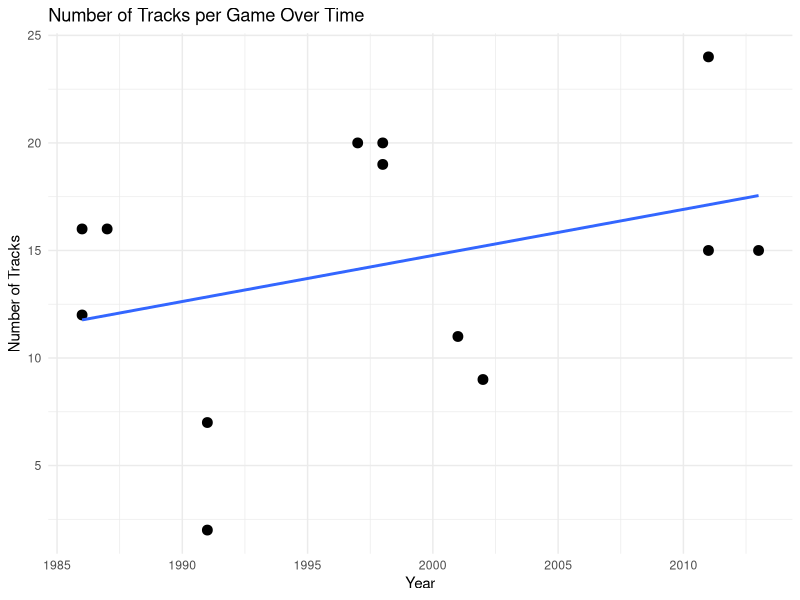
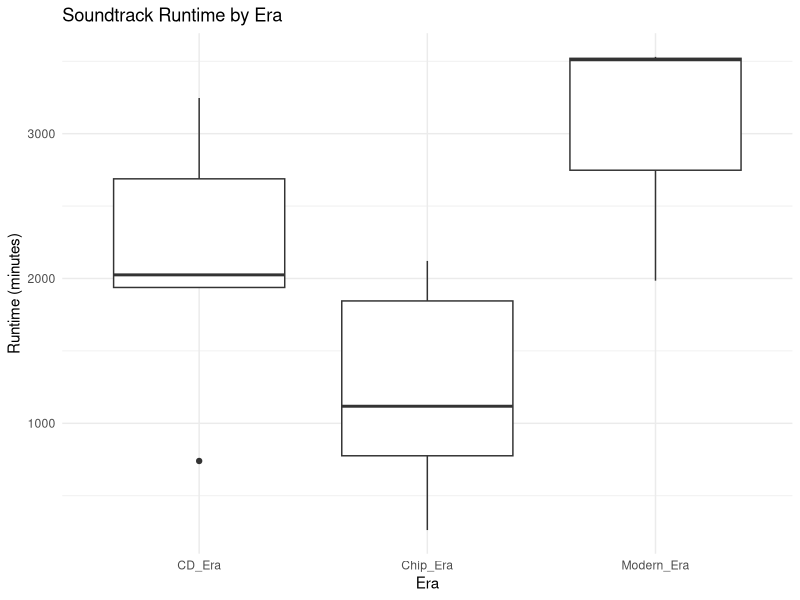
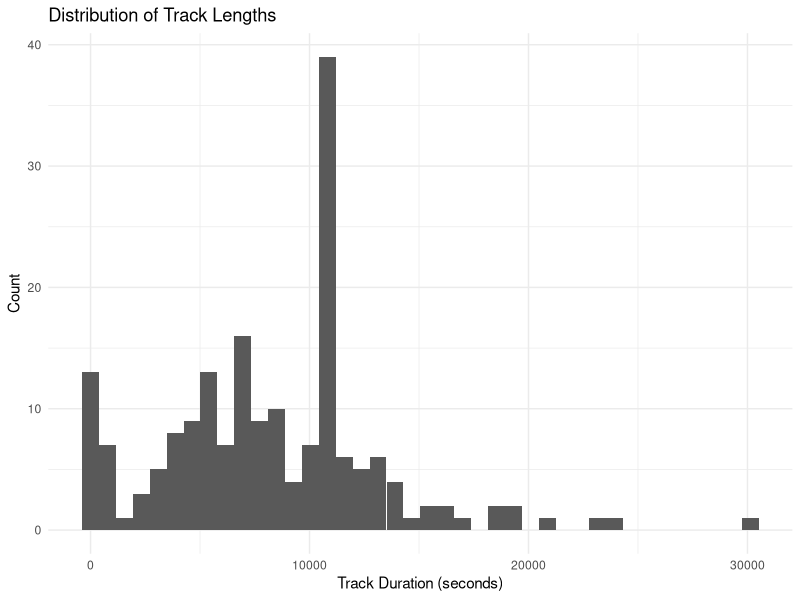
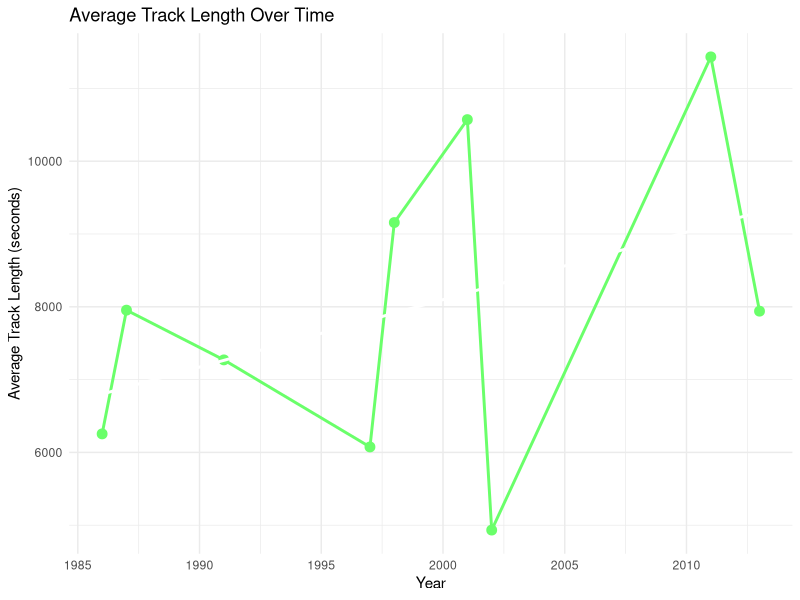

Write R code to recreate these figures, in order.
## ---- chunk 1
library(ggplot2)
library(dplyr)

tracks <- read.csv("video_game_ost_cleaned_with_seconds.csv", stringsAsFactors = FALSE)

game_summary <- tracks |>
  group_by(game, year, era) |>
  summarise(
    total_tracks = n(),
    total_runtime_sec = sum(Duration_sec, na.rm = TRUE),
    avg_track_length = mean(Duration_sec, na.rm = TRUE),
    .groups = "drop"
  ) |>
  mutate(total_runtime_min = total_runtime_sec / 60)

game_summary
## ---- chunk 2
ggplot(game_summary, aes(x = year, y = total_tracks)) +
  geom_point(size = 3) +
  geom_smooth(method = "lm", se = FALSE) +
  theme_minimal() +
  labs(
    title = "Number of Tracks per Game Over Time",
    x = "Year",
    y = "Number of Tracks"
  )
## ---- chunk 3
ggplot(game_summary, aes(x = era, y = total_runtime_min)) +
  geom_boxplot() +
  theme_minimal() +
  labs(
    title = "Soundtrack Runtime by Era",
    x = "Era",
    y = "Runtime (minutes)"
  )
## ---- chunk 4
ggplot(tracks, aes(x = Duration_sec)) +
  geom_histogram(bins = 40) +
  theme_minimal() +
  labs(
    title = "Distribution of Track Lengths",
    x = "Track Duration (seconds)",
    y = "Count"
  )
## ---- chunk 5
avg_length_by_year <- game_summary |>
  group_by(year) |>
  summarise(avg_length = mean(avg_track_length, na.rm = TRUE))

ggplot(avg_length_by_year, aes(x = year, y = avg_length)) +
  geom_line(color = "#6aff6a", linewidth = 1) +
  geom_point(color = "#6aff6a", size = 3) +
  geom_smooth(method = "lm", se = FALSE, color = "white") +
  theme_minimal() +
  labs(
    title = "Average Track Length Over Time",
    x = "Year",
    y = "Average Track Length (seconds)"
  )
